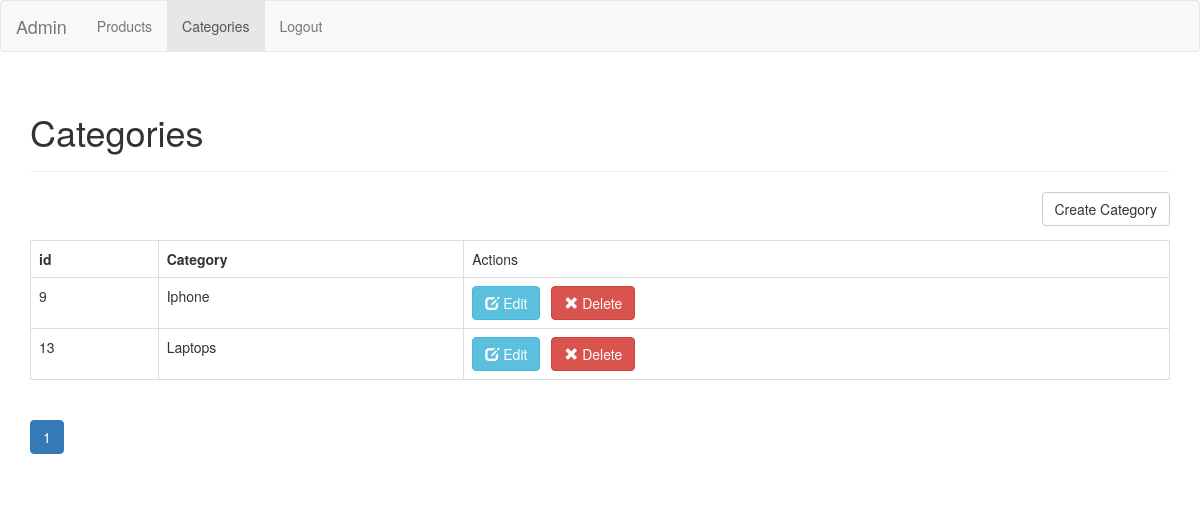
Screenshot of /admin/category/category.php (signed in) with the database file from the repository.
### tables this page shows
CREATE TABLE `categories` (
  `id` int(11) NOT NULL,
  `name` varchar(256) NOT NULL,
  `created` datetime NOT NULL,
  `modified` timestamp NOT NULL DEFAULT current_timestamp()
);

### models/category.php (called while the page is built, shortened)
<?php
class Category{
    private $conn;
    private $table_name = "categories";
    public function __construct($db){
        $this->conn = $db;
    }
    function getForRange($from_record_num, $records_per_page){
        $query = "SELECT
                    id, name
                FROM
                    " . $this->table_name . "
                ORDER BY
                    name ASC
                LIMIT
                    {$from_record_num}, {$records_per_page}";
        $stmt = $this->conn->prepare( $query );
        $stmt->execute();
        return $stmt;
    }
}
?>

### admin/category/category.php (the view, shortened to what this page needs)
<?php
$page = isset($_GET['page']) ? $_GET['page'] : 1;
$records_per_page = 5;
$from_record_num = ($records_per_page * $page) - $records_per_page;
include_once '../../models/category.php';
$database = new Database();
$db = $database->getConnection();
$category = new Category($db);
$stmt = $category->getForRange($from_record_num, $records_per_page);
$num = $stmt->rowCount();
include_once "../header.php";
echo "<div class='right-button-margin'>
    <a href='create_category.php' class='btn btn-default pull-right'>Create Category</a>
</div>";
if ($num > 0) {
    echo "<table class='table table-hover table-responsive table-bordered'>";
    echo "<tr>";
    echo "<th>id</th>";
    echo "<th>Category</th>";
    echo "<td>Actions</td>";
    echo "</tr>";
    while ($row = $stmt->fetch(PDO::FETCH_ASSOC)) {
        extract($row);
        echo "<tr>";
        echo "<td>{$id}</td>";
        echo "<td>{$name}</td>";
        echo "<td>";
        echo "
              <a href='update_category.php?id={$id}' class='btn btn-info left-margin'>
                <span class='glyphicon glyphicon-edit'></span> Edit
              </a>
                <a delete-id='{$id}' type='category' class='btn btn-danger delete-object'>
                <span class='glyphicon glyphicon-remove'></span> Delete
            </a>";
        echo "</td>";
        echo "</tr>";
    }
    echo "</table>";
include_once '../paging.php';}
else {
    echo "<div class='alert alert-info'>No products found.</div>";
}
include_once "../footer.php";

### admin/libs/css/custom.css (style rules this page uses)
.left-margin { margin:0 .5em 0 0; }
.right-button-margin { margin: 0 0 1em 0; overflow: hidden; }

### rows the page displays
categories: id "9", name "Iphone"
categories: id "13", name "Laptops"

### other values shown
$page_title "Categories"
